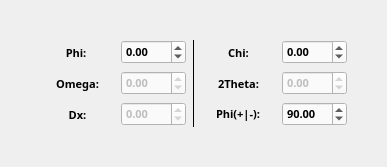
                   <widget class="QWidget" name="Adjust_Positions">
                    <attribute name="title">
                     <string>Adjust Positions</string>
                    </attribute>
                    <layout class="QGridLayout" name="gridLayout_3">
                     <property name="leftMargin">
                      <number>0</number>
                     </property>
                     <property name="topMargin">
                      <number>0</number>
                     </property>
                     <property name="rightMargin">
                      <number>0</number>
                     </property>
                     <property name="bottomMargin">
                      <number>0</number>
                     </property>
                     <property name="spacing">
                      <number>0</number>
                     </property>
                     <item row="0" column="1">
                      <layout class="QGridLayout" name="gridLayout_5">
                       <property name="leftMargin">
                        <number>0</number>
                       </property>
                       <property name="topMargin">
                        <number>0</number>
                       </property>
                       <property name="rightMargin">
                        <number>0</number>
                       </property>
                       <property name="bottomMargin">
                        <number>0</number>
                       </property>
                       <property name="spacing">
                        <number>6</number>
                       </property>
                       <item row="3" column="5">
                        <widget class="QDoubleSpinBox" name="inp_pls">
                         <property name="font">
                          <font>
                           <family>AU Passata</family>
                           <pointsize>8</pointsize>
                           <weight>75</weight>
                           <bold>true</bold>
                          </font>
                         </property>
                         <property name="styleSheet">
                          <string notr="true">background-color: rgb(250, 250, 250);</string>
                         </property>
                         <property name="minimum">
                          <double>-360.000000000000000</double>
                         </property>
                         <property name="maximum">
                          <double>360.000000000000000</double>
                         </property>
                         <property name="singleStep">
                          <double>5.000000000000000</double>
                         </property>
                         <property name="value">
                          <double>90.000000000000000</double>
                         </property>
                        </widget>
                       </item>
                       <item row="3" column="1">
                        <widget class="QLabel" name="label_12">
                         <property name="sizePolicy">
                          <sizepolicy hsizetype="Preferred" vsizetype="Preferred">
                           <horstretch>0</horstretch>
                           <verstretch>0</verstretch>
                          </sizepolicy>
                         </property>
                         <property name="minimumSize">
                          <size>
                           <width>75</width>
                           <height>25</height>
                          </size>
                         </property>
                         <property name="font">
                          <font>
                           <family>AU Passata</family>
                           <pointsize>8</pointsize>
                           <weight>75</weight>
                           <bold>true</bold>
                          </font>
                         </property>
                         <property name="statusTip">
                          <string>Current Detector distance</string>
                         </property>
                         <property name="text">
                          <string>Dx:</string>
                         </property>
                         <property name="alignment">
                          <set>Qt::AlignCenter</set>
                         </property>
                        </widget>
                       </item>
                       <item row="1" column="1">
                        <widget class="QLabel" name="label_8">
                         <property name="sizePolicy">
                          <sizepolicy hsizetype="Preferred" vsizetype="Preferred">
                           <horstretch>0</horstretch>
                           <verstretch>0</verstretch>
                          </sizepolicy>
                         </property>
                         <property name="minimumSize">
                          <size>
                           <width>75</width>
                           <height>25</height>
                          </size>
                         </property>
                         <property name="font">
                          <font>
                           <family>AU Passata</family>
                           <pointsize>8</pointsize>
                           <weight>75</weight>
                           <bold>true</bold>
                          </font>
                         </property>
                         <property name="statusTip">
                          <string>Current Phi position</string>
                         </property>
                         <property name="text">
                          <string>Phi: </string>
                         </property>
                         <property name="alignment">
                          <set>Qt::AlignCenter</set>
                         </property>
                        </widget>
                       </item>
                       <item row="2" column="1">
                        <widget class="QLabel" name="label_10">
                         <property name="sizePolicy">
                          <sizepolicy hsizetype="Preferred" vsizetype="Preferred">
                           <horstretch>0</horstretch>
                           <verstretch>0</verstretch>
                          </sizepolicy>
                         </property>
                         <property name="minimumSize">
                          <size>
                           <width>75</width>
                           <height>25</height>
                          </size>
                         </property>
                         <property name="font">
                          <font>
                           <family>AU Passata</family>
                           <pointsize>8</pointsize>
                           <weight>75</weight>
                           <bold>true</bold>
                          </font>
                         </property>
                         <property name="statusTip">
                          <string>Current Omega position</string>
                         </property>
                         <property name="text">
                          <string>Omega:</string>
                         </property>
                         <property name="alignment">
                          <set>Qt::AlignCenter</set>
                         </property>
                        </widget>
                       </item>
                       <item row="3" column="4" alignment="Qt::AlignHCenter|Qt::AlignVCenter">
                        <widget class="QLabel" name="label_13">
                         <property name="font">
                          <font>
                           <family>AU Passata</family>
                           <pointsize>8</pointsize>
                           <weight>75</weight>
                           <bold>true</bold>
                          </font>
                         </property>
                         <property name="text">
                          <string>Phi(+|-):</string>
                         </property>
                        </widget>
                       </item>
                       <item row="0" column="1" colspan="5">
                        <spacer name="verticalSpacer_6">
                         <property name="orientation">
                          <enum>Qt::Vertical</enum>
                         </property>
                         <property name="sizeHint" stdset="0">
                          <size>
                           <width>20</width>
                           <height>40</height>
                          </size>
                         </property>
                        </spacer>
                       </item>
                       <item row="1" column="3" rowspan="3">
                        <widget class="Line" name="line_10">
                         <property name="font">
                          <font>
                           <family>AU Passata</family>
                           <pointsize>8</pointsize>
                           <weight>75</weight>
                           <bold>true</bold>
                          </font>
                         </property>
                         <property name="frameShadow">
                          <enum>QFrame::Plain</enum>
                         </property>
                         <property name="orientation">
                          <enum>Qt::Vertical</enum>
                         </property>
                        </widget>
                       </item>
                       <item row="1" column="6" rowspan="3">
                        <spacer name="horizontalSpacer_27">
                         <property name="orientation">
                          <enum>Qt::Horizontal</enum>
                         </property>
                         <property name="sizeHint" stdset="0">
                          <size>
                           <width>40</width>
                           <height>20</height>
                          </size>
                         </property>
                        </spacer>
                       </item>
                       <item row="1" column="0" rowspan="3">
                        <spacer name="horizontalSpacer_22">
                         <property name="orientation">
                          <enum>Qt::Horizontal</enum>
                         </property>
                         <property name="sizeHint" stdset="0">
                          <size>
                           <width>40</width>
                           <height>20</height>
                          </size>
                         </property>
                        </spacer>
                       </item>
                       <item row="4" column="1" colspan="5">
                        <spacer name="verticalSpacer_4">
                         <property name="orientation">
                          <enum>Qt::Vertical</enum>
                         </property>
                         <property name="sizeHint" stdset="0">
                          <size>
                           <width>20</width>
                           <height>40</height>
                          </size>
                         </property>
                        </spacer>
                       </item>
                       <item row="2" column="4">
                        <widget class="QLabel" name="label_11">
                         <property name="sizePolicy">
                          <sizepolicy hsizetype="Preferred" vsizetype="Preferred">
                           <horstretch>0</horstretch>
                           <verstretch>0</verstretch>
                          </sizepolicy>
                         </property>
                         <property name="minimumSize">
                          <size>
                           <width>75</width>
                           <height>25</height>
                          </size>
                         </property>
                         <property name="font">
                          <font>
                           <family>AU Passata</family>
                           <pointsize>8</pointsize>
                           <weight>75</weight>
                           <bold>true</bold>
                          </font>
                         </property>
                         <property name="statusTip">
                          <string>Current 2Theta position</string>
                         </property>
                         <property name="text">
                          <string>2Theta:</string>
                         </property>
                         <property name="alignment">
                          <set>Qt::AlignCenter</set>
                         </property>
                        </widget>
                       </item>
                       <item row="2" column="2">
                        <widget class="QDoubleSpinBox" name="inp_omg">
                         <property name="enabled">
                          <bool>false</bool>
                         </property>
                         <property name="font">
                          <font>
                           <family>AU Passata</family>
                           <pointsize>8</pointsize>
                           <weight>75</weight>
                           <bold>true</bold>
                          </font>
                         </property>
                         <property name="styleSheet">
                          <string notr="true">background-color: rgb(250, 250, 250);</string>
                         </property>
                         <property name="minimum">
                          <double>-360.000000000000000</double>
                         </property>
                         <property name="maximum">
                          <double>360.000000000000000</double>
                         </property>
                         <property name="singleStep">
                          <double>5.000000000000000</double>
                         </property>
                        </widget>
                       </item>
                       <item row="3" column="2">
                        <widget class="QDoubleSpinBox" name="inp_dxt">
                         <property name="enabled">
                          <bool>false</bool>
                         </property>
                         <property name="font">
                          <font>
                           <family>AU Passata</family>
                           <pointsize>8</pointsize>
                           <weight>75</weight>
                           <bold>true</bold>
                          </font>
                         </property>
                         <property name="styleSheet">
                          <string notr="true">background-color: rgb(250, 250, 250);</string>
                         </property>
                         <property name="minimum">
                          <double>-360.000000000000000</double>
                         </property>
                         <property name="maximum">
                          <double>360.000000000000000</double>
                         </property>
                         <property name="singleStep">
                          <double>5.000000000000000</double>
                         </property>
                        </widget>
                       </item>
                       <item row="1" column="5">
                        <widget class="QDoubleSpinBox" name="inp_chi">
                         <property name="font">
                          <font>
                           <family>AU Passata</family>
                           <pointsize>8</pointsize>
                           <weight>75</weight>
                           <bold>true</bold>
                          </font>
                         </property>
                         <property name="styleSheet">
                          <string notr="true">background-color: rgb(250, 250, 250);</string>
                         </property>
                         <property name="minimum">
                          <double>-360.000000000000000</double>
                         </property>
                         <property name="maximum">
                          <double>360.000000000000000</double>
                         </property>
                         <property name="singleStep">
                          <double>5.000000000000000</double>
                         </property>
                        </widget>
                       </item>
                       <item row="2" column="5">
                        <widget class="QDoubleSpinBox" name="inp_tth">
                         <property name="enabled">
                          <bool>false</bool>
                         </property>
                         <property name="font">
                          <font>
                           <family>AU Passata</family>
                           <pointsize>8</pointsize>
                           <weight>75</weight>
                           <bold>true</bold>
                          </font>
                         </property>
                         <property name="styleSheet">
                          <string notr="true">background-color: rgb(250, 250, 250);</string>
                         </property>
                         <property name="minimum">
                          <double>-360.000000000000000</double>
                         </property>
                         <property name="maximum">
                          <double>360.000000000000000</double>
                         </property>
                         <property name="singleStep">
                          <double>5.000000000000000</double>
                         </property>
                        </widget>
                       </item>
                       <item row="1" column="4">
                        <widget class="QLabel" name="label_9">
                         <property name="sizePolicy">
                          <sizepolicy hsizetype="Preferred" vsizetype="Preferred">
                           <horstretch>0</horstretch>
                           <verstretch>0</verstretch>
                          </sizepolicy>
                         </property>
                         <property name="minimumSize">
                          <size>
                           <width>75</width>
                           <height>25</height>
                          </size>
                         </property>
                         <property name="font">
                          <font>
                           <family>AU Passata</family>
                           <pointsize>8</pointsize>
                           <weight>75</weight>
                           <bold>true</bold>
                          </font>
                         </property>
                         <property name="statusTip">
                          <string>Current Chi position</string>
                         </property>
                         <property name="text">
                          <string>Chi:</string>
                         </property>
                         <property name="alignment">
                          <set>Qt::AlignCenter</set>
                         </property>
                        </widget>
                       </item>
                       <item row="1" column="2">
                        <widget class="QDoubleSpinBox" name="inp_phi">
                         <property name="font">
                          <font>
                           <family>AU Passata</family>
                           <pointsize>8</pointsize>
                           <weight>75</weight>
                           <bold>true</bold>
                          </font>
                         </property>
                         <property name="styleSheet">
                          <string notr="true">background-color: rgb(250, 250, 250);</string>
                         </property>
                         <property name="minimum">
                          <double>-360.000000000000000</double>
                         </property>
                         <property name="maximum">
                          <double>360.000000000000000</double>
                         </property>
                         <property name="singleStep">
                          <double>5.000000000000000</double>
                         </property>
                        </widget>
                       </item>
                      </layout>
                     </item>
                    </layout>
                   </widget>
